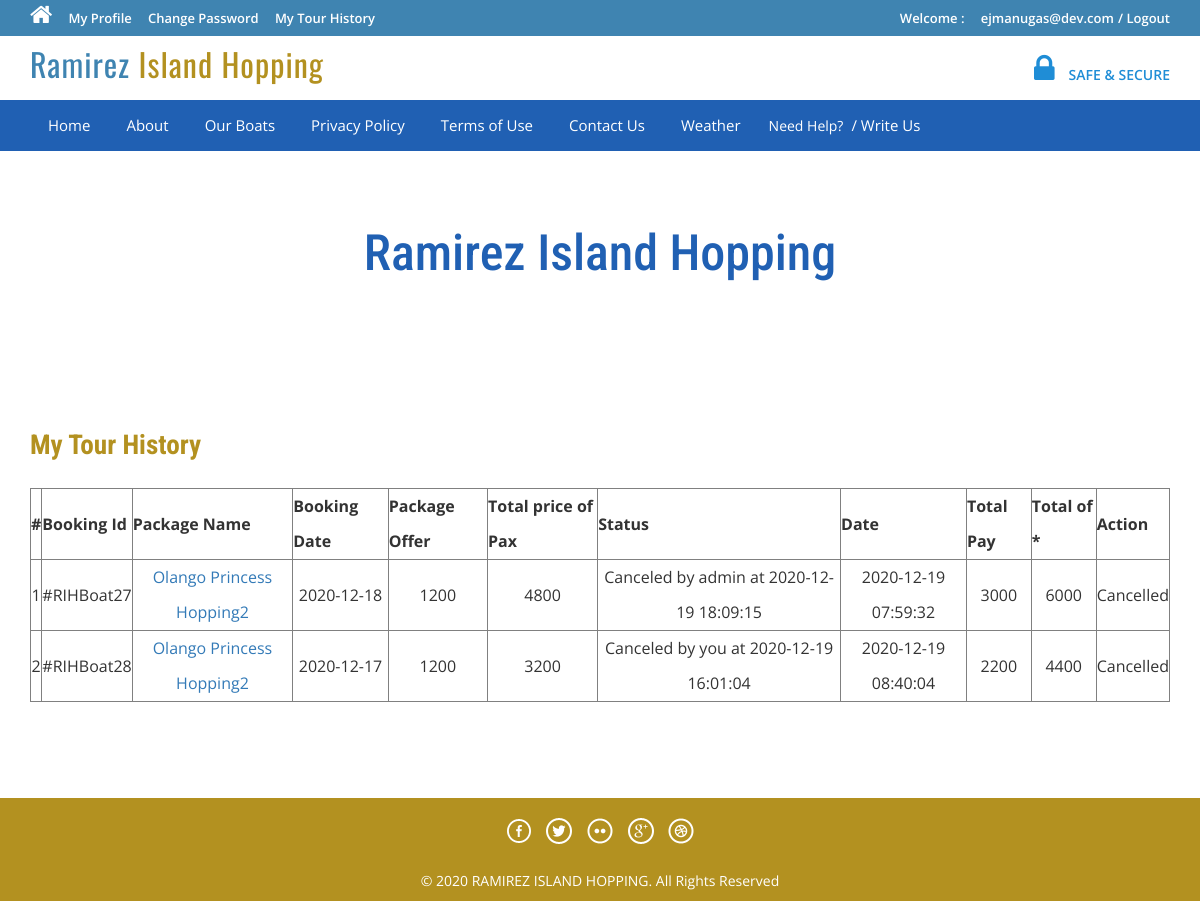
The app's page /tour-history.php (signed in), older data.
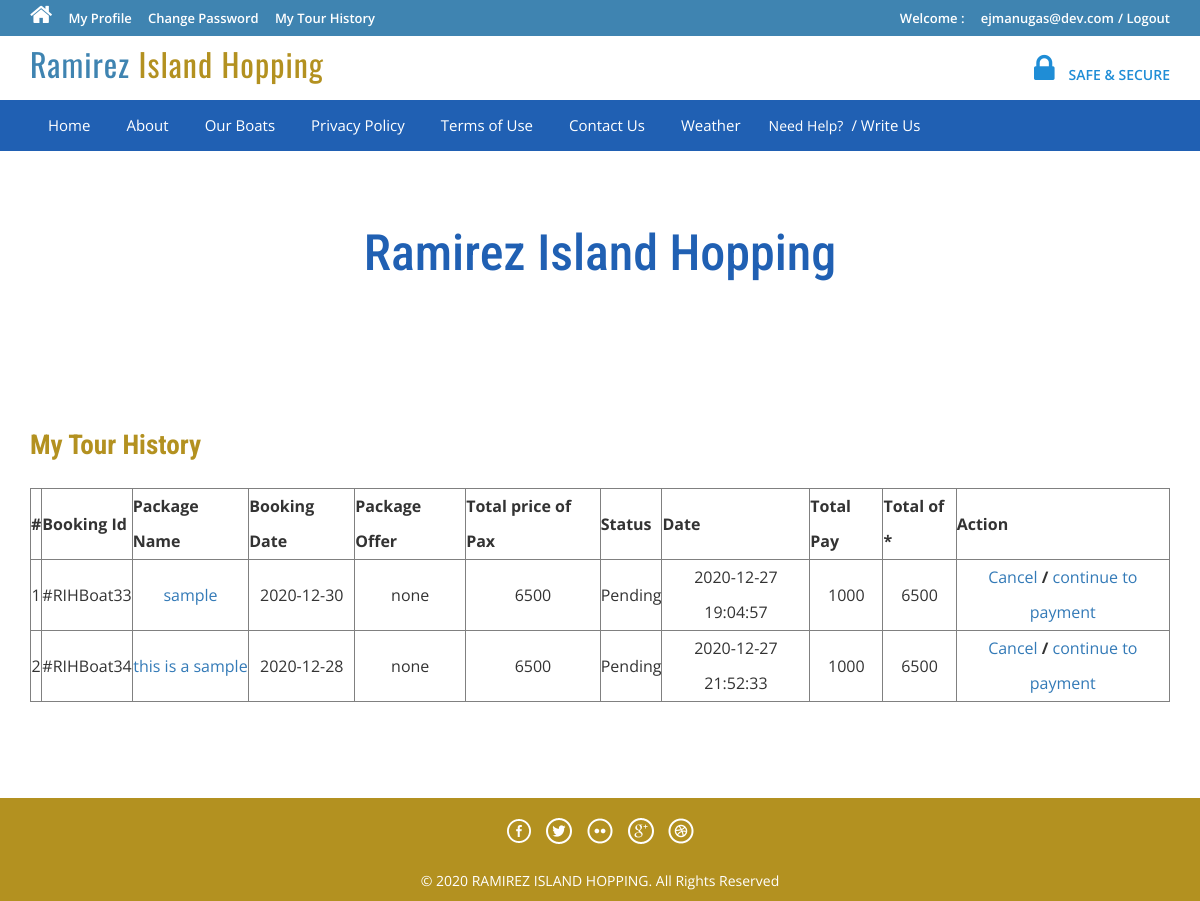
The same page, newer data.
### tables this page shows
CREATE TABLE `tblbooking` (
  `BookingId` int(11) NOT NULL,
  `PackageId` int(11) DEFAULT NULL,
  `UserEmail` varchar(100) DEFAULT NULL,
  `FromDate` varchar(100) DEFAULT NULL,
  `pkgOffer_value` text DEFAULT NULL,
  `pax` int(200) DEFAULT NULL,
  `RegDate` timestamp NULL DEFAULT current_timestamp(),
  `status` int(11) DEFAULT NULL,
  `CancelledBy` varchar(5) DEFAULT NULL,
  `UpdationDate` timestamp NULL DEFAULT NULL ON UPDATE current_timestamp(),
  `payment` varchar(30) DEFAULT NULL,
  `payment_status` varchar(200) DEFAULT NULL
);

CREATE TABLE `tbltourpackages` (
  `PackageId` int(11) NOT NULL,
  `owner_identity` varchar(200) DEFAULT NULL,
  `PackageName` varchar(200) DEFAULT NULL,
  `address` text DEFAULT NULL,
  `contact_num` int(13) DEFAULT NULL,
  `boat_name` varchar(150) DEFAULT NULL,
  `boat_operator` varchar(100) DEFAULT NULL,
  `boat_capacity` int(100) DEFAULT NULL,
  `pricePerpack` int(200) DEFAULT NULL,
  `PackageLocation` varchar(100) DEFAULT NULL,
  `PackageFetures` varchar(255) DEFAULT NULL,
  `offer_price` int(255) NOT NULL,
  `PackageDetails` mediumtext DEFAULT NULL,
  `PackageImage` varchar(100) DEFAULT NULL,
  `Creationdate` timestamp NULL DEFAULT current_timestamp(),
  `UpdationDate` timestamp NULL DEFAULT NULL ON UPDATE current_timestamp(),
  `status` int(1) DEFAULT NULL
);

### tour-history.php (the view, shortened to what this page needs)
<?php
include('includes/config.php');
if(strlen($_SESSION['login'])==0)
	{
header('location:index.php');
}
else{
?>
<!DOCTYPE HTML>
<html>
<head>
<link href="css/bootstrap.css" rel='stylesheet' type='text/css' />
<link href="css/style.css" rel='stylesheet' type='text/css' />
<link rel="stylesheet" href="scss/style.css">
<link href="css/font-awesome.css" rel="stylesheet">
<link href="css/animate.css" rel="stylesheet" type="text/css" media="all">
</head>
<body>
<div class="top-header">
<?php include('includes/header.php');?>
<div class="banner-1 ">
	<div class="container">
		<h1 class="wow zoomIn animated animated" data-wow-delay=".5s" style="visibility: visible; animation-delay: 0.5s; animation-name: zoomIn;">Ramirez Island Hopping</h1>
	</div>
</div>
<div class="privacy">
	<div class="container">
		<h3 class="wow fadeInDown animated animated" data-wow-delay=".5s" style="visibility: visible; animation-delay: 0.5s; animation-name: fadeInDown;">My Tour History</h3>
		<form name="chngpwd" method="post" onSubmit="return valid();">
	<p>
	<table border="1" width="100%">
<tr align="center">
<th>#</th>
<th>Booking Id</th>
<th>Package Name</th>
<th>Booking Date</th>
<th>Package Offer</th>
<th>Total price of  Pax</th>
<th>Status</th>
<th>Date</th>
<th>Total Pay</th>
<th>Total of *</th>
<th>Action</th>
</tr>
<?php
$uemail=$_SESSION['login'];
$sql = "SELECT tblbooking.BookingId as bookid,tblbooking.PackageId
as pkgid,tbltourpackages.PackageName as packagename,tblbooking.FromDate
as fromdate,tblbooking.status as status,tblbooking.RegDate
as regdate,tblbooking.pkgOffer_value as packageOffer,tblbooking.pax as paxPerValue,tblbooking.CancelledBy as cancelby,tblbooking.UpdationDate
as upddate from tblbooking join tbltourpackages on tbltourpackages.PackageId=tblbooking.PackageId
 where UserEmail=:uemail";
$query = $dbh->prepare($sql);
$query -> bindParam(':uemail', $uemail, PDO::PARAM_STR);
$query->execute();
$results=$query->fetchAll(PDO::FETCH_OBJ);
$cnt=1;
if($query->rowCount() > 0)
{
foreach($results as $result)
{	?>
<tr align="center">
<td><?php echo htmlentities($cnt);?></td>
<td>#RIHBoat<?php echo htmlentities($result->bookid);?></td>
<td><a href="package-details.php?pkgid=<?php echo htmlentities($result->pkgid);?>"><?php echo htmlentities($result->packagename);?></a></td>
<td><?php echo htmlentities($result->fromdate);?></td>
<td>
<?php
if ($result->packageOffer==null) {
	echo "none";
}
if(($result->packageOffer==true)){
echo htmlentities($result->packageOffer);
}
?>
</td>
<td>
	<?php
	echo $result->paxPerValue;
	?>
</td>
<td><?php if($result->status==0)
{
echo "Pending";
}
if($result->status==2 and  $result->cancelby=='u')
{
echo "Canceled by you at " .$result->upddate;
}
if($result->status==2 and $result->cancelby=='a')
{
echo "Canceled by admin at " .$result->upddate;
}
?>
</td>
<td><?php echo htmlentities($result->regdate);?></td>
<td>
	<?php
if ($result->packageOffer==null){
	$percentages=1000;
}
if($result->packageOffer==!null){
	$totals =  $result->packageOffer +  $result->paxPerValue;
		$percentage = ($totals*50)/100;
		$percentages=$percentage;
}
echo $percentages
?>
</td>
<td>
<?php
if ($result->packageOffer==null){
	$addTotals =  $result->paxPerValue;
echo $addTotals;
}
if($result->packageOffer==!null){
$addTotals =  $result->packageOffer +   $result->paxPerValue;
echo $addTotals;
}
?>
</td>
<?php if($result->status==2)
{
	?>
<td>Cancelled</td>
<?php } else {?>
<td><a href="tour-history.php?bkid=<?php echo htmlentities($result->bookid);?>" onclick="return confirm('Do you really want to cancel booking')" >Cancel</a> <b>/</b>
	<?php
     if ($result->packageOffer==null) {
	?>
 <a href="scanQrCode.php?totals=<?php echo $addTotals;?>&&percent=<?php echo $percentages;?>&&emails=<?php echo $uemail;?>&&bId=<?php echo htmlentities($result->bookid);?>">continue to payment </a></td>
     <?php }
     if ($result->packageOffer==!null) { ?>
<a href="scanQrCode.php?totals=<?php echo $addTotals;?>&&percent=<?php echo $percentages;?>&&emails=<?php echo $uemail;?>&&bId=<?php echo htmlentities($result->bookid);?>">continue to payment </a></td>
<?php  }}?>
</tr>
<?php $cnt=$cnt+1; }} ?>
	</table>
			</p>
			</form>
	</div>
</div>
<?php include('includes/footer.php');?>
</body>
</html>
<?php } ?>

Row changes from the older to the newer data that the page shows:
removed tblbooking: BookingId "27", PackageId.PackageName "Olango Princess Hopping2", FromDate "2020-12-18", pkgOffer_value "1200", pax "4800", UpdationDate "2020-12-19 18:09:15", RegDate "2020-12-19 07:59:32", percentages "3000", addTotals "6000", status "Cancelled"
removed tblbooking: BookingId "28", PackageId.PackageName "Olango Princess Hopping2", FromDate "2020-12-17", pkgOffer_value "1200", pax "3200", UpdationDate "2020-12-19 16:01:04", RegDate "2020-12-19 08:40:04", percentages "2200", addTotals "4400", status "Cancelled"
added tblbooking: BookingId "33", PackageId.PackageName "sample", FromDate "2020-12-30", shows "none", pax "6500", status "Pending", RegDate "2020-12-27 19:04:57", pkgOffer_value "1000"
added tblbooking: BookingId "34", PackageId.PackageName "this is a sample", FromDate "2020-12-28", shows "none", pax "6500", status "Pending", RegDate "2020-12-27 21:52:33", pkgOffer_value "1000"
